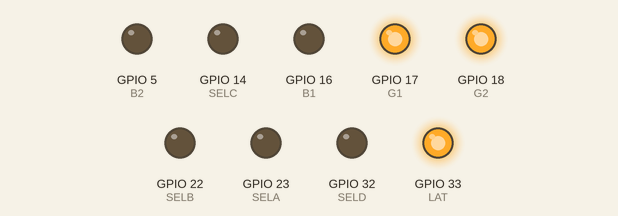
This sketch was run on a simulated ESP32. On the bench: output pins drawn as LEDs (lit = HIGH). Pins used as bus, display or sensor lines are not drawn.

Above: at 5.2 s.
At 23.7 s:
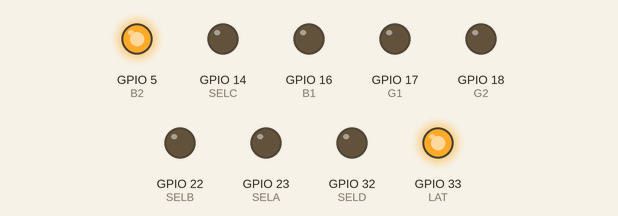
At 43.5 s:
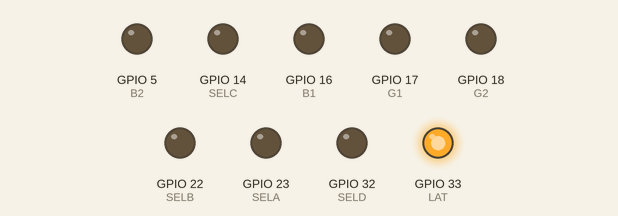
Timing chart, 0 to 46.6 s (numbered marks = the images above):
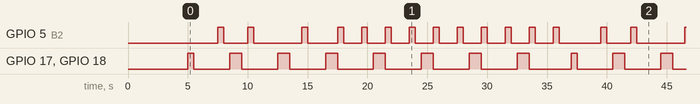

Measured:
- by itself, GPIO 5 (B2): moves between LOW and HIGH, repeating every 32.0 s
- by itself, GPIO 17 (G1), GPIO 18 (G2): repeats every 32.0 s: 7 × (LOW 3.0 s, HIGH 1.0 s), LOW 3.5 s, HIGH 0.50 s
- by itself, everything shown: repeats every 32.0 s, in 37 steps

The sketch:

blink_esp32_V1.ino
```cpp
#define SCLK_PIN 4
#define OE 15
#define LAT 33
#define R1 21
#define G1 17
#define B1 16
#define R2 19
#define G2 18
#define B2 5
#define SELA 23
#define SELB 22
#define SELC 14
#define SELD 32
#define ROW 16
#define COLUMN 32

int displayRGB [32][16];

//Vectores 64 bits
int SR1 [64] = {1,0,0,1,0,0,0,1, 1,0,0,0,1,0,0,1, 1,0,0,0,1,0,0,1, 1,0,0,0,1,0,0,1, 1,0,0,1,0,0,0,1, 1,0,0,0,1,0,0,1, 1,0,0,0,1,0,0,1, 1,0,0,0,1,0,0,0};
int SG1 [64] = {1,0,0,0,0,0,0,1, 1,0,0,0,0,0,0,1, 1,0,0,0,0,0,0,1, 1,0,0,0,0,0,0,1, 1,0,0,0,0,0,0,1, 1,0,0,0,0,0,0,1, 1,0,0,0,0,0,0,1, 1,0,0,0,0,0,0,0};
int SB1 [64] = {0,0,0,0,0,0,0,0, 0,0,0,0,0,0,0,0, 0,0,0,0,0,0,0,0, 0,0,0,0,0,0,0,0, 0,0,0,0,0,0,0,0, 0,0,0,0,0,0,0,0, 0,0,0,0,0,0,0,0, 0,0,0,0,0,0,0,0};

int SR2 [64] = {0,0,0,0,0,0,0,0, 0,0,0,0,0,0,0,0, 0,0,0,0,0,0,0,0, 0,0,0,0,0,0,0,0, 0,0,0,0,0,0,0,0, 0,0,0,0,0,0,0,0, 0,0,0,0,0,0,0,0, 0,0,0,0,0,0,0,0};
int SG2 [64] = {1,0,0,0,0,0,0,1, 1,0,0,0,0,0,0,1, 1,0,0,0,0,0,0,1, 1,0,0,0,0,0,0,1, 1,0,0,0,0,0,0,1, 1,0,0,0,0,0,0,1, 1,0,0,0,0,0,0,1, 1,0,0,0,0,0,0,0};
int SB2 [64] = {0,0,0,0,0,1,0,0, 0,0,1,0,0,0,0,0, 0,0,0,1,0,0,0,0, 0,1,0,0,0,1,0,0, 0,1,0,0,0,1,0,0, 0,1,0,0,0,1,0,0, 0,1,0,0,0,1,0,0, 0,1,0,0,0,1,0,0};
//Selectores de linhas (ABCD)
int SEL[4];


void clearDisplay(){
  for(int i=0;i<64;i++){

     //digitalWrite(G1,0);
     //digitalWrite(B1,0);

     digitalWrite(OE,0);
     digitalWrite(LAT,1);

     digitalWrite(SCLK_PIN,1);
     digitalWrite(SCLK_PIN,0);
     //digitalWrite(LAT,0);
  }
}

/*
void displayMem(){

  //Linhas
  for(int i=0;i<ROW;i++){
    //Colunas
    for(int j=0;j<COLUMN;j++){

      if(i<4 && j<8){

        SEL[i][56+j] = displayRGB [i][j];
      }
      else if(i>3 && j<8){

       SEL[i-4][55-j] = displayRGB [i][j];
      }


    }
  }

}*/

void displayDriver(){


}


void serialWritting(int SR1 [],int SG1 [], int SB1 [], int SR2 [],int SG2 [],int SB2[], int SEL[]){

    digitalWrite(SELA,SEL[0]);
    digitalWrite(SELB,SEL[1]);
    digitalWrite(SELC,SEL[2]);
    digitalWrite(SELD,SEL[3]);

  for(int i=0; i<64 ;i++){

     digitalWrite(R1,SR1[i]);
     digitalWrite(G1,SG1[i]);
     digitalWrite(B1,SB1[i]);
     digitalWrite(R2,SR2[i]);
     digitalWrite(G2,SG2[i]);
     digitalWrite(B2,SB2[i]);

     digitalWrite(SCLK_PIN,1);
     digitalWrite(SCLK_PIN,0);
     delay(500);
  }

  //digitalWrite(LAT,1);

}

void setup() {
  // put your setup code here, to run once:

  Serial.begin(9600);
  pinMode(SCLK_PIN,OUTPUT);
  pinMode(R1,OUTPUT);
  pinMode(G1,OUTPUT);
  pinMode(B1,OUTPUT);
  pinMode(R2,OUTPUT);
  pinMode(G2,OUTPUT);
  pinMode(B2,OUTPUT);

  pinMode(OE,OUTPUT);
  pinMode(LAT,OUTPUT);

  pinMode(SELA, OUTPUT);
  pinMode(SELB, OUTPUT);
  pinMode(SELC, OUTPUT);
  pinMode(SELD, OUTPUT);

  clearDisplay();
  delay(5000);


  //serialWritting(SR1,SG1,SB1,SR2,SG2,SB2,SEL);
}

void loop() {

  scanf("%d %d %d %d", SEL[0],SEL[1],SEL[2],SEL[3]);
  serialWritting(SR1,SG1,SB1,SR2,SG2,SB2,SEL);
}
```
